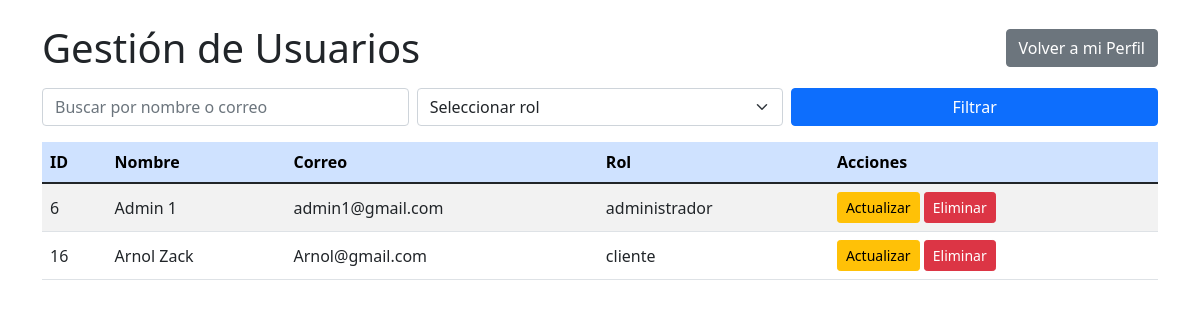
The app's page /usuarios.php (signed in) with its own data.
### tables this page shows
CREATE TABLE `usuarios` (
  `id` int(11) NOT NULL,
  `rol_id` int(11) NOT NULL,
  `correo` varchar(100) NOT NULL,
  `cedula` varchar(20) NOT NULL,
  `nombre` varchar(50) NOT NULL,
  `apellido` varchar(50) NOT NULL,
  `contrasena` varchar(255) NOT NULL,
  `fecha_registro` timestamp NOT NULL DEFAULT current_timestamp(),
  `imagen_perfil` varchar(255) DEFAULT NULL,
  `descripcion` text DEFAULT NULL,
  `fecha_nacimiento` date DEFAULT NULL
);

CREATE TABLE `roles` (
  `id` int(11) NOT NULL,
  `descripcion` varchar(50) NOT NULL
);

### usuarios.php (the view, shortened to what this page needs)
<?php
include 'CRUD/conexion.php';
?>
<!DOCTYPE html>
<html lang="es">
<head>
    <link href="https://cdn.jsdelivr.net/npm/bootstrap@5.1.3/dist/css/bootstrap.min.css" rel="stylesheet" />
</head>
<body>
<div class="container my-4">
    <div class="d-flex justify-content-between align-items-center mb-3 flex-wrap gap-2">
        <h1 class="mb-0">Gestión de Usuarios</h1>
        <a href="perfil.php" class="btn btn-secondary"><i class="fas fa-arrow-left"></i> Volver a mi Perfil</a>
    </div>
    <form method="GET" class="mb-3">
        <div class="row g-2">
            <div class="col-12 col-md-4">
                <input type="text" name="buscar" class="form-control" placeholder="Buscar por nombre o correo" value="<?= isset($_GET['buscar']) ? htmlspecialchars($_GET['buscar']) : '' ?>">
            </div>
            <div class="col-12 col-md-4">
                <select name="rol" class="form-select">
                    <option value="">Seleccionar rol</option>
                </select>
            </div>
            <div class="col-12 col-md-4 d-grid">
                <button type="submit" class="btn btn-primary w-100">Filtrar</button>
            </div>
        </div>
    </form>
    <div class="table-responsive">
        <table class="table table-striped align-middle">
            <thead class="table-primary">
                <tr>
                    <th>ID</th>
                    <th>Nombre</th>
                    <th>Correo</th>
                    <th>Rol</th>
                    <th>Acciones</th>
                </tr>
            </thead>
            <tbody>
                <?php
                $sql = "SELECT u.id, u.nombre, u.apellido, u.correo, r.descripcion AS tipo_usuario
                        FROM usuarios u
                        INNER JOIN roles r ON u.rol_id = r.id
                        WHERE 1=1";
                $resultado = $conn->query($sql);
                if ($resultado && $resultado->num_rows > 0):
                    while ($usuario = $resultado->fetch_assoc()):
                ?>
                <tr>
                    <td><?= $usuario['id'] ?></td>
                    <td><?= htmlspecialchars($usuario['nombre'] . ' ' . $usuario['apellido']) ?></td>
                    <td><?= htmlspecialchars($usuario['correo']) ?></td>
                    <td><?= htmlspecialchars($usuario['tipo_usuario']) ?></td>
                    <td>
                        <a href="CRUD/actualizar.php?id=<?= $usuario['id'] ?>" class="btn btn-warning btn-sm">Actualizar</a>
                        <?php if ($_SESSION['tipo_usuario'] === 'administrador'): ?>
                        <a href="CRUD/eliminar.php?id=<?= $usuario['id'] ?>" class="btn btn-danger btn-sm" onclick="return confirm('¿Estás seguro de que deseas eliminar este usuario?')">Eliminar</a>
                        <?php endif; ?>
                    </td>
                </tr>
                <?php
                    endwhile;
                else:
                ?>
                <tr>
                    <td colspan="5" class="text-center">No se encontraron usuarios.</td>
                </tr>
                <?php endif; ?>
            </tbody>
        </table>
    </div>
</div>
</body>
</html>

### records on screen
usuarios: id "6", nombre+apellido "Admin 1", correo "admin1@gmail.com", rol.descripcion "administrador"
usuarios: id "16", nombre+apellido "Arnol Zack", correo "Arnol@gmail.com", rol.descripcion "cliente"
